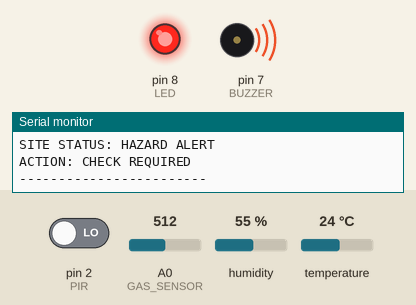
Recording of a sketch running on a simulated Arduino Uno, built with avr-gcc and run on an emulated ATmega328P. Shown: output pins drawn as LEDs (lit = HIGH), buzzer (waves = sounding, pin HIGH), the last lines printed to the serial monitor. The inputs (shaded band) are chosen by the test bench; at power-on: A0 (GAS_SENSOR) = 512, pin 2 (PIR) LOW, humidity 55 %, temperature 24 °C.

Above: at 2.9 s.
3.0 s: A0 (GAS_SENSOR) set to 412
5.9 s: A0 (GAS_SENSOR) set to 390
At 7.2 s:
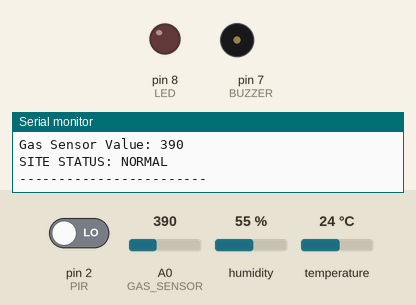
14.2 s: A0 (GAS_SENSOR) set to 410
At 16.1 s:
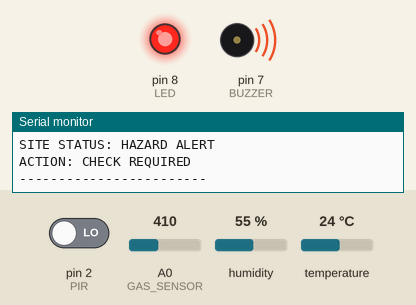
17.1 s: A0 (GAS_SENSOR) set to 306
At 19.9 s:
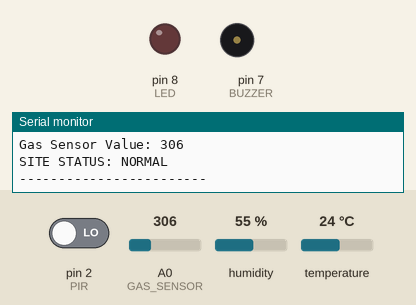
Timing chart, 0 to 21.4 s (numbered marks = the images above; inputs shaded):
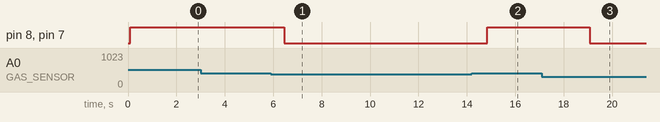

Measured:
- the behaviour switches between 401 and 400 on A0 (GAS_SENSOR) (found by bisection; images 0 and 1)
- after the input at 5.9 s, pin 8 (LED), pin 7 (BUZZER): HIGH → LOW after 0.56 s
- after the input at 14.2 s, pin 8 (LED), pin 7 (BUZZER): LOW → HIGH after 0.64 s
- after the input at 17.1 s, pin 8 (LED), pin 7 (BUZZER): HIGH → LOW after 2.0 s

The sketch:

sketch.ino
```cpp
#include <DHT.h>

#define DHTPIN 3
#define DHTTYPE DHT22

#define PIR 2
#define GAS_SENSOR A0
#define LED 8
#define BUZZER 7

DHT dht(DHTPIN, DHTTYPE);

int motionValue;
int gasValue;
float temperature;

void setup()
{
  Serial.begin(9600);

  dht.begin();

  pinMode(PIR, INPUT);
  pinMode(GAS_SENSOR, INPUT);
  pinMode(LED, OUTPUT);
  pinMode(BUZZER, OUTPUT);

  Serial.println("CONSTRUCTION SITE SAFETY");
  Serial.println("------------------------");
}

void loop()
{
  motionValue = digitalRead(PIR);
  gasValue = analogRead(GAS_SENSOR);
  temperature = dht.readTemperature();

  if (isnan(temperature))
  {
    Serial.println("Temperature Sensor Error");
    digitalWrite(LED, LOW);
    digitalWrite(BUZZER, LOW);
    delay(2000);
    return;
  }

  Serial.println("\n--- SITE MONITORING ---");

  Serial.print("Worker Movement: ");
  if (motionValue == HIGH)
    Serial.println("DETECTED");
  else
    Serial.println("NOT DETECTED");

  Serial.print("Temperature: ");
  Serial.print(temperature);
  Serial.println(" C");

  Serial.print("Gas Sensor Value: ");
  Serial.println(gasValue);

  if (temperature > 45 || gasValue > 400)
  {
    digitalWrite(LED, HIGH);
    digitalWrite(BUZZER, HIGH);

    Serial.println("SITE STATUS: HAZARD ALERT");
    Serial.println("ACTION: CHECK REQUIRED");
  }
  else
  {
    digitalWrite(LED, LOW);
    digitalWrite(BUZZER, LOW);

    Serial.println("SITE STATUS: NORMAL");
  }

  Serial.println("------------------------");

  delay(2000);
}
```
